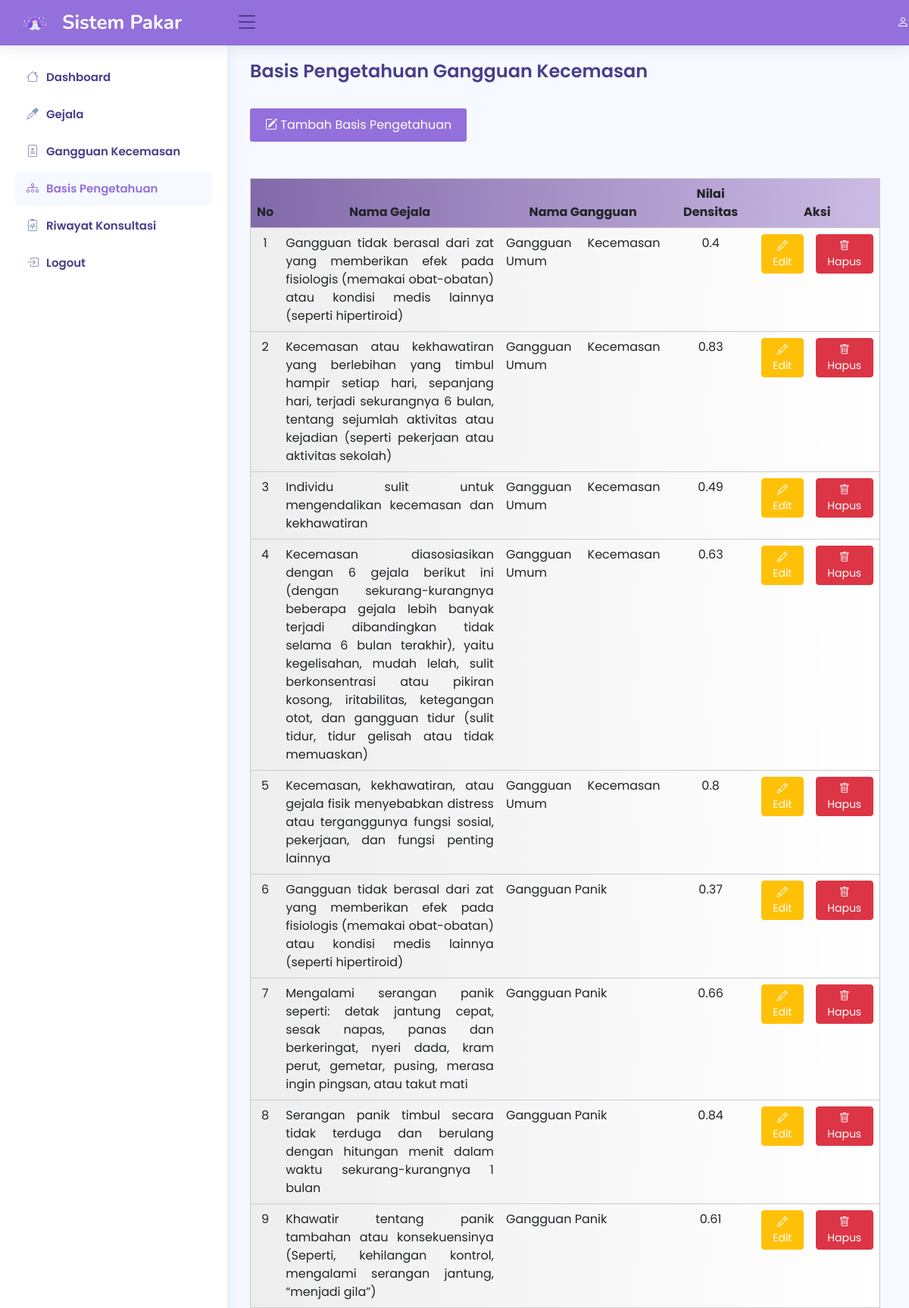
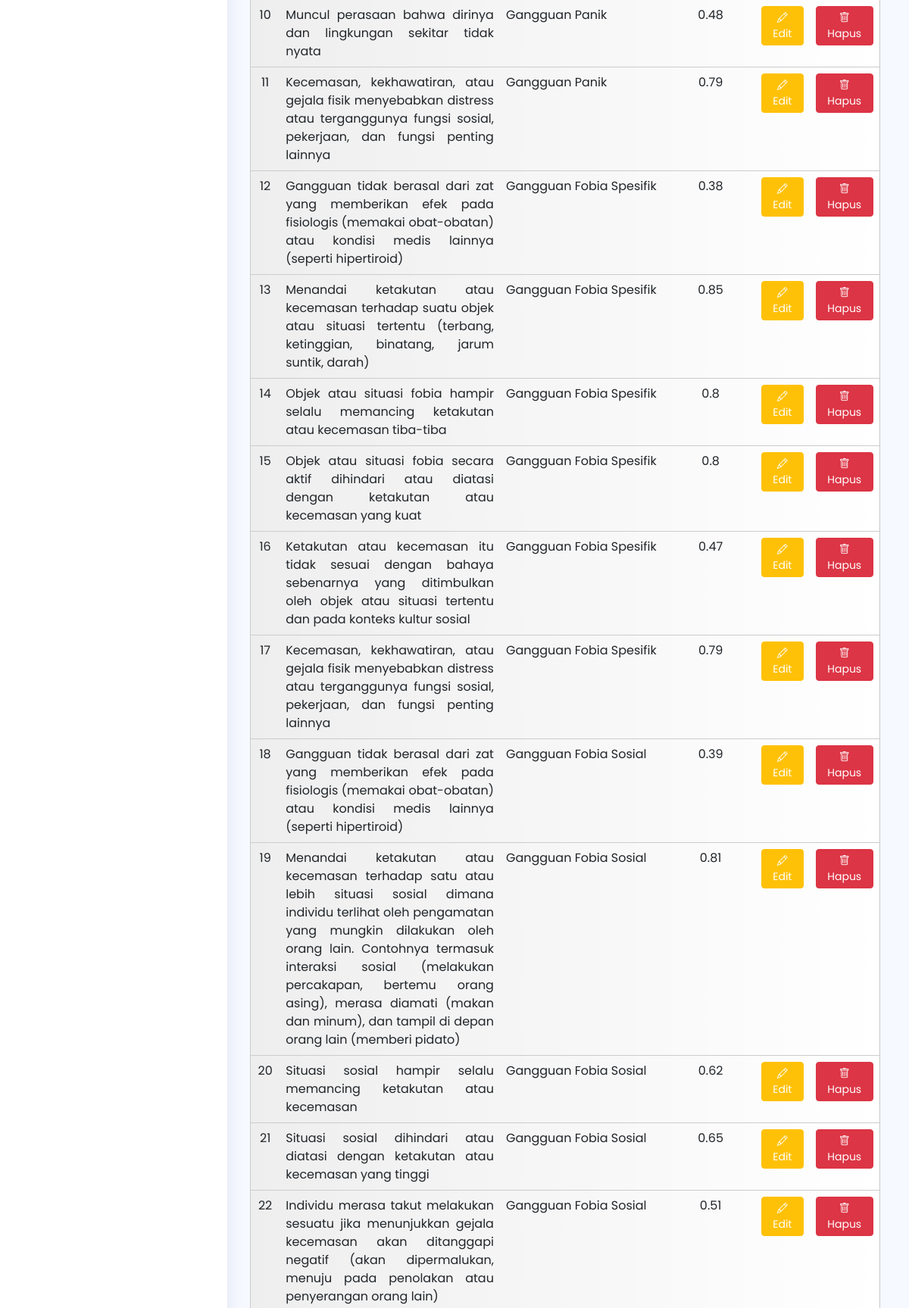
Page /admin/rules/rules.php (upper part) on the committed database (2 pictures, top to bottom).
### tables this page shows
CREATE TABLE `rule` (
  `id_rule` int(11) NOT NULL,
  `kode_gejala` char(5) NOT NULL DEFAULT '0',
  `kode_gangguan` char(5) NOT NULL DEFAULT '0',
  `nilai_densitas` float NOT NULL
);

CREATE TABLE `gejala` (
  `kode_gejala` char(5) NOT NULL,
  `nama_gejala` text NOT NULL
);

CREATE TABLE `gangguan` (
  `kode_gangguan` char(5) NOT NULL,
  `nama_gangguan` varchar(100) NOT NULL,
  `solusi` text NOT NULL
);

### admin/rules/rules.php (the view, shortened to what this page needs)
<!DOCTYPE html>
<html lang="en">
<head>
  <link href="../../assets/vendor/bootstrap/css/bootstrap.min.css" rel="stylesheet">
  <link rel="stylesheet" href="https://cdn.jsdelivr.net/npm/bootstrap-icons@1.10.2/font/bootstrap-icons.css">
  <link href="../../assets/vendor/boxicons/css/boxicons.min.css" rel="stylesheet">
  <link href="../../assets/vendor/quill/quill.snow.css" rel="stylesheet">
  <link href="../../assets/vendor/quill/quill.bubble.css" rel="stylesheet">
  <link href="../../assets/vendor/remixicon/remixicon.css" rel="stylesheet">
  <link href="../../assets/vendor/simple-datatables/style.css" rel="stylesheet">
  <link rel="stylesheet" href="https://cdn.datatables.net/1.12.1/css/jquery.dataTables.min.css">
  <link href="../../assets/css/style.css" rel="stylesheet">
</head>
<body>
  <header id="header" class="header fixed-top d-flex align-items-center" style="background-color: #9370db;">
    <div class="d-flex align-items-center justify-content-between">
      <a href="index.php" class="logo d-flex align-items-center">
        <img src="../../assets/img/gambar-logo.png" alt="logo" width="20%">
        <span class="d-none d-lg-block" style="color: #fff;">Sistem Pakar</span>
      </a>
      <i class="bi bi-list toggle-sidebar-btn"></i>
    </div>
    <div class="d-flex align-items-center justify-content-md-end" style="width: 73%;">
      <a href="#" class="nav-link nav-link-lg nav-link-user">
          <div class="d-sm-none d-lg-inline-block" style="color: #fff;"><b><i class="bi bi-person"></i> <?php echo $nama; ?></b></div>
      </a>
    </div>
  </header>
  <aside id="sidebar" class="sidebar">
    <ul class="sidebar-nav" id="sidebar-nav">
      <li class="nav-item">
        <a class="nav-link collapsed" href="../index.php">
          <i class="bi bi-house"></i>
          <span>Dashboard</span>
        </a>
      </li>
      <li class="nav-item">
        <a class="nav-link collapsed" href="../gejala/gejala.php">
          <i class="bi bi-eyedropper"></i>
          <span>Gejala</span>
        </a>
      </li>
      <li class="nav-item">
        <a class="nav-link collapsed" href="../penyakit/penyakit.php">
          <i class="bi bi-file-medical"></i>
          <span>Gangguan Kecemasan</span>
        </a>
      </li>
      <li class="nav-item">
        <a class="nav-link" href="../rules/rules.php">
          <i class="bi bi-diagram-3"></i>
          <span>Basis Pengetahuan</span>
        </a>
      </li>
      <li class="nav-item">
        <a class="nav-link collapsed" href="../pasien/pasien.php">
          <i class="bi bi-clipboard2-pulse"></i>
          <span>Riwayat Konsultasi</span>
        </a>
      </li>
      <li class="nav-item">
        <a class="nav-link collapsed" href="javascript:;" data-bs-toggle="modal" data-bs-target="#logoutmodal">
          <i class="bi bi-box-arrow-in-right"></i>
          <span>Logout</span>
        </a>
      </li>
    </ul>
  </aside>
  <main id="main" class="main">
    <div class="pagetitle">
      <h1>Basis Pengetahuan Gangguan Kecemasan</h1>
    </div>
    <br>
    <section>
      <div class="row">
        <div class="col-md-12">
          <a href="tambahrules.php" class="tambah" type="button"><i class="bi bi-pencil-square"></i>  Tambah Basis Pengetahuan</a>
<br><br><br>
          <div class="table-responsive">
            <table class="table table-hover">
              <thead class="th">
                <tr>
                  <th>No</th>
                  <th style="width: 35%">Nama Gejala</th>
                  <th>Nama Gangguan</th>
                  <th>Nilai Densitas</th>
                  <th colspan="2">Aksi<input type="hidden" id="texthapus"></th>
                </tr>
              </thead>
              <tbody>
                <?php
                include "../koneksi.php";
                $sql = "SELECT * FROM rule INNER JOIN gejala ON rule.kode_gejala=gejala.kode_gejala
                JOIN gangguan ON rule.kode_gangguan=gangguan.kode_gangguan ORDER BY id_rule";
                $qry = mysqli_query($koneksi, $sql) or die("SQL Error" . mysqli_error($koneksi));
                $no = 0;
                while ($data = mysqli_fetch_array($qry)) {
                  $no++;
                ?>
                  <tr>
                    <td><?php echo $no; ?></td>
                    <td align=justify><?php echo $data['nama_gejala']; ?></td>
                    <td align=justify><?php echo $data['nama_gangguan']; ?></td>
                    <td><?php echo $data['nilai_densitas']; ?></td>
                    <td><a href="./editrules.php?id_ubah=<?php echo $data['id_rule']; ?>" class="btn btn-warning btn-sm" style="color: white;"><i class="bi bi-pencil"></i> Edit</a></td>
                    <td><a onClick="return HapusData('<?php echo $data['id_rule']; ?>');" class="btn btn-danger btn-sm" data-bs-toggle="modal" data-bs-target="#hapusmodal"><i class="bi bi-trash"></i> Hapus</a>
                    </td>
                  </tr><?php } ?>
              </tbody>
            </table>
          </div>
        </div>
      </div>
    </section>
  </main>
</body>
</html>

### assets/css/style.css (style rules this page uses)
:root { scroll-behavior: smooth; }
body { font-family: "Poppins", sans-serif; background: #f6f9ff; color: #444444; }
a { color: #9370db; text-decoration: none; }
.tambah { color: #9370db; text-decoration: none; }
span { font-family: "Poppins", sans-serif; }
h1, h2, h3, h4, h5, h6 { font-family: "Poppins", sans-serif; }
#main { margin-top: 60px; padding: 20px 30px; transition: all 0.3s; }
.pagetitle { margin-bottom: 10px; }
.pagetitle h1 { font-size: 24px; margin-bottom: 0; font-weight: 600; color: #483d8b; }
.logo { line-height: 1; }
@media (min-width: 1200px) { .logo { width: 280px; } }
.logo img { max-height: 26px; margin-right: 6px; }
.logo span { font-size: 26px; font-weight: 700; color: #483d8b; font-family: "Nunito", sans-serif; }
.header { transition: all 0.5s; z-index: 997; height: 60px; box-shadow: 0px 2px 20px rgba(1, 41, 112, 0.1); background-color: #fff; padding-left: 20px; }
.header .toggle-sidebar-btn { font-size: 32px; padding-left: 10px; cursor: pointer; color: #483d8b; }
.sidebar { position: fixed; top: 60px; left: 0; bottom: 0; width: 300px; z-index: 996; transition: all 0.3s; padding: 20px; overflow-y: auto; scrollbar-width: thin; scrollbar-color: #aab7cf transparent; box-shadow: 0px 0px 20px rgba(1, 41, 112, 0.1); background-color: #fff; }
@media (min-width: 1200px) { #main, #footer { margin-left: 300px; } }
.sidebar-nav { padding: 0; margin: 0; list-style: none; }
.sidebar-nav li { padding: 0; margin: 0; list-style: none; }
.sidebar-nav .nav-item { margin-bottom: 5px; }
.sidebar-nav .nav-link { display: flex; align-items: center; font-size: 15px; font-weight: 600; color: #9370db; transition: 0.3; background: #f6f9ff; padding: 10px 15px; border-radius: 4px; }
.sidebar-nav .nav-link i { font-size: 16px; margin-right: 10px; color: #9370db; }
.sidebar-nav .nav-link.collapsed { color: #483d8b; background: #fff; }
.sidebar-nav .nav-link.collapsed i { color: #899bbd; }

### admin/rules/rules.php (style rules this page uses)
.table { width: 99%; background: linear-gradient(to left, #FFF, #EEE); border: 1px solid #CCC; border-radius: 5px 5px; padding: 3px 3px 3px 5px; text-align: center; }
.th { background: linear-gradient(to right, #8269aa, #ccbbe4); text-align: center; }
.tambah { background-color: #9370db; border: none; color: white; padding: 10px 20px; border-radius: 3px; }

### rows in the picture
rule: kode_gejala.nama_gejala "Gangguan tidak berasal dari zat yang memberikan efek pada fisiologis (memakai obat-obatan) atau kondisi medis lainnya (seperti hipertiroid)", kode_gangguan.nama_gangguan "Gangguan Kecemasan Umum", nilai_densitas "0.4"
rule: kode_gejala.nama_gejala "Kecemasan atau kekhawatiran yang berlebihan yang timbul hampir setiap hari, sepanjang hari, terjadi sekurangnya 6 bulan, tentang sejumlah aktivitas atau kejadian (seperti pekerjaan atau aktivitas sekolah)", kode_gangguan.nama_gangguan "Gangguan Kecemasan Umum", nilai_densitas "0.83"
rule: kode_gejala.nama_gejala "Individu sulit untuk mengendalikan kecemasan dan kekhawatiran", kode_gangguan.nama_gangguan "Gangguan Kecemasan Umum", nilai_densitas "0.49"
rule: kode_gejala.nama_gejala "Kecemasan diasosiasikan dengan 6 gejala berikut ini (dengan sekurang-kurangnya beberapa gejala lebih banyak terjadi dibandingkan tidak selama 6 bulan terakhir), yaitu kegelisahan, mudah lelah, sulit berkonsentrasi atau pikiran kosong, iritabilitas, ketegangan otot, dan gangguan tidur (sulit tidur, tidur gelisah atau tidak memuaskan)", kode_gangguan.nama_gangguan "Gangguan Kecemasan Umum", nilai_densitas "0.63"
rule: kode_gejala.nama_gejala "Kecemasan, kekhawatiran, atau gejala fisik menyebabkan distress atau terganggunya fungsi sosial, pekerjaan, dan fungsi penting lainnya", kode_gangguan.nama_gangguan "Gangguan Kecemasan Umum", nilai_densitas "0.8"
rule: kode_gejala.nama_gejala "Gangguan tidak berasal dari zat yang memberikan efek pada fisiologis (memakai obat-obatan) atau kondisi medis lainnya (seperti hipertiroid)", kode_gangguan.nama_gangguan "Gangguan Panik", nilai_densitas "0.37"
rule: kode_gejala.nama_gejala "Mengalami serangan panik seperti: detak jantung cepat, sesak napas, panas dan berkeringat, nyeri dada, kram perut, gemetar, pusing, merasa ingin pingsan, atau takut mati", kode_gangguan.nama_gangguan "Gangguan Panik", nilai_densitas "0.66"
rule: kode_gejala.nama_gejala "Serangan panik timbul secara tidak terduga dan berulang dengan hitungan menit dalam waktu sekurang-kurangnya 1 bulan", kode_gangguan.nama_gangguan "Gangguan Panik", nilai_densitas "0.84"
rule: kode_gejala.nama_gejala "Khawatir tentang panik tambahan atau konsekuensinya (Seperti, kehilangan kontrol, mengalami serangan jantung, “menjadi gila”)", kode_gangguan.nama_gangguan "Gangguan Panik", nilai_densitas "0.61"
rule: kode_gejala.nama_gejala "Muncul perasaan bahwa dirinya dan lingkungan sekitar tidak nyata", kode_gangguan.nama_gangguan "Gangguan Panik", nilai_densitas "0.48"
rule: kode_gejala.nama_gejala "Kecemasan, kekhawatiran, atau gejala fisik menyebabkan distress atau terganggunya fungsi sosial, pekerjaan, dan fungsi penting lainnya", kode_gangguan.nama_gangguan "Gangguan Panik", nilai_densitas "0.79"
rule: kode_gejala.nama_gejala "Gangguan tidak berasal dari zat yang memberikan efek pada fisiologis (memakai obat-obatan) atau kondisi medis lainnya (seperti hipertiroid)", kode_gangguan.nama_gangguan "Gangguan Fobia Spesifik", nilai_densitas "0.38"
rule: kode_gejala.nama_gejala "Menandai ketakutan atau kecemasan terhadap suatu objek atau situasi tertentu (terbang, ketinggian, binatang, jarum suntik, darah)", kode_gangguan.nama_gangguan "Gangguan Fobia Spesifik", nilai_densitas "0.85"
rule: kode_gejala.nama_gejala "Objek atau situasi fobia hampir selalu memancing ketakutan atau kecemasan tiba-tiba", kode_gangguan.nama_gangguan "Gangguan Fobia Spesifik", nilai_densitas "0.8"
rule: kode_gejala.nama_gejala "Objek atau situasi fobia secara aktif dihindari atau diatasi dengan ketakutan atau kecemasan yang kuat", kode_gangguan.nama_gangguan "Gangguan Fobia Spesifik", nilai_densitas "0.8"
rule: kode_gejala.nama_gejala "Ketakutan atau kecemasan itu tidak sesuai dengan bahaya sebenarnya yang ditimbulkan oleh objek atau situasi tertentu dan pada konteks kultur sosial", kode_gangguan.nama_gangguan "Gangguan Fobia Spesifik", nilai_densitas "0.47"
rule: kode_gejala.nama_gejala "Kecemasan, kekhawatiran, atau gejala fisik menyebabkan distress atau terganggunya fungsi sosial, pekerjaan, dan fungsi penting lainnya", kode_gangguan.nama_gangguan "Gangguan Fobia Spesifik", nilai_densitas "0.79"
rule: kode_gejala.nama_gejala "Gangguan tidak berasal dari zat yang memberikan efek pada fisiologis (memakai obat-obatan) atau kondisi medis lainnya (seperti hipertiroid)", kode_gangguan.nama_gangguan "Gangguan Fobia Sosial", nilai_densitas "0.39"
rule: kode_gejala.nama_gejala "Menandai ketakutan atau kecemasan terhadap satu atau lebih situasi sosial dimana individu terlihat oleh pengamatan yang mungkin dilakukan oleh orang lain. Contohnya termasuk interaksi sosial (melakukan percakapan, bertemu orang asing), merasa diamati (makan dan minum), dan tampil di depan orang lain (memberi pidato)", kode_gangguan.nama_gangguan "Gangguan Fobia Sosial", nilai_densitas "0.81"
rule: kode_gejala.nama_gejala "Situasi sosial hampir selalu memancing ketakutan atau kecemasan", kode_gangguan.nama_gangguan "Gangguan Fobia Sosial", nilai_densitas "0.62"
rule: kode_gejala.nama_gejala "Situasi sosial dihindari atau diatasi dengan ketakutan atau kecemasan yang tinggi", kode_gangguan.nama_gangguan "Gangguan Fobia Sosial", nilai_densitas "0.65"
rule: kode_gejala.nama_gejala "Individu merasa takut melakukan sesuatu jika menunjukkan gejala kecemasan akan ditanggapi negatif (akan dipermalukan, menuju pada penolakan atau penyerangan orang lain)", kode_gangguan.nama_gangguan "Gangguan Fobia Sosial", nilai_densitas "0.51"
